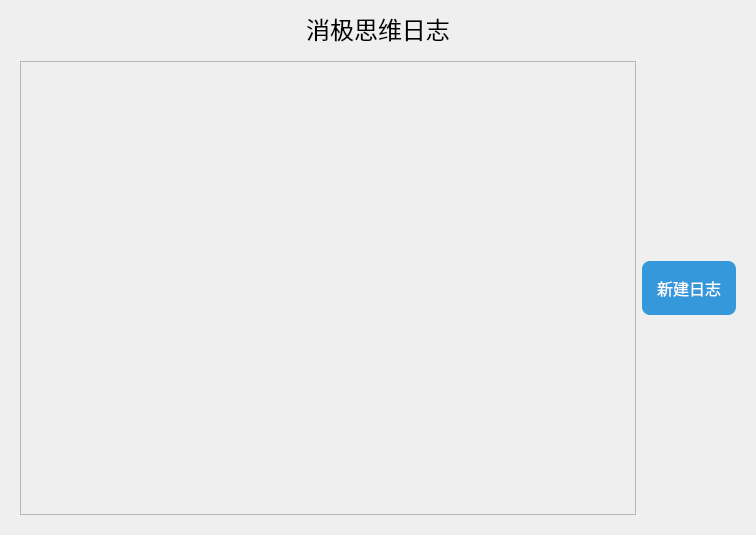
<?xml version="1.0" encoding="UTF-8"?>
<ui version="4.0">
 <class>Form</class>
 <widget class="QWidget" name="Form">
  <property name="geometry">
   <rect>
    <x>0</x>
    <y>0</y>
    <width>756</width>
    <height>535</height>
   </rect>
  </property>
  <property name="windowTitle">
   <string>消极思维日志</string>
  </property>
  <layout class="QVBoxLayout" name="verticalLayout">
   <item>
    <widget class="QLabel" name="label">
     <property name="font">
      <font>
       <pointsize>18</pointsize>
      </font>
     </property>
     <property name="text">
      <string>消极思维日志</string>
     </property>
     <property name="alignment">
      <set>Qt::AlignmentFlag::AlignCenter</set>
     </property>
    </widget>
   </item>
   <item>
    <widget class="QWidget" name="widget" native="true">
     <layout class="QHBoxLayout" name="horizontalLayout">
      <item>
       <widget class="QScrollArea" name="scrollArea">
        <property name="horizontalScrollBarPolicy">
         <enum>Qt::ScrollBarPolicy::ScrollBarAlwaysOff</enum>
        </property>
        <property name="widgetResizable">
         <bool>true</bool>
        </property>
        <widget class="QWidget" name="scrollAreaWidgetContents">
         <property name="geometry">
          <rect>
           <x>0</x>
           <y>0</y>
           <width>618</width>
           <height>460</height>
          </rect>
         </property>
        </widget>
       </widget>
      </item>
      <item>
       <widget class="QPushButton" name="pushButtonAdd">
        <property name="minimumSize">
         <size>
          <width>0</width>
          <height>50</height>
         </size>
        </property>
        <property name="font">
         <font>
          <pointsize>12</pointsize>
         </font>
        </property>
        <property name="cursor">
         <cursorShape>PointingHandCursor</cursorShape>
        </property>
        <property name="styleSheet">
         <string notr="true">            QPushButton {
                background-color: #3498db;
                color: white;
                border: none;
                border-radius: 8px;
                padding: 15px;
            }
            QPushButton:hover {
                background-color: #2980b9;
            }</string>
        </property>
        <property name="text">
         <string>新建日志</string>
        </property>
       </widget>
      </item>
     </layout>
    </widget>
   </item>
  </layout>
 </widget>
 <resources/>
 <connections/>
</ui>
